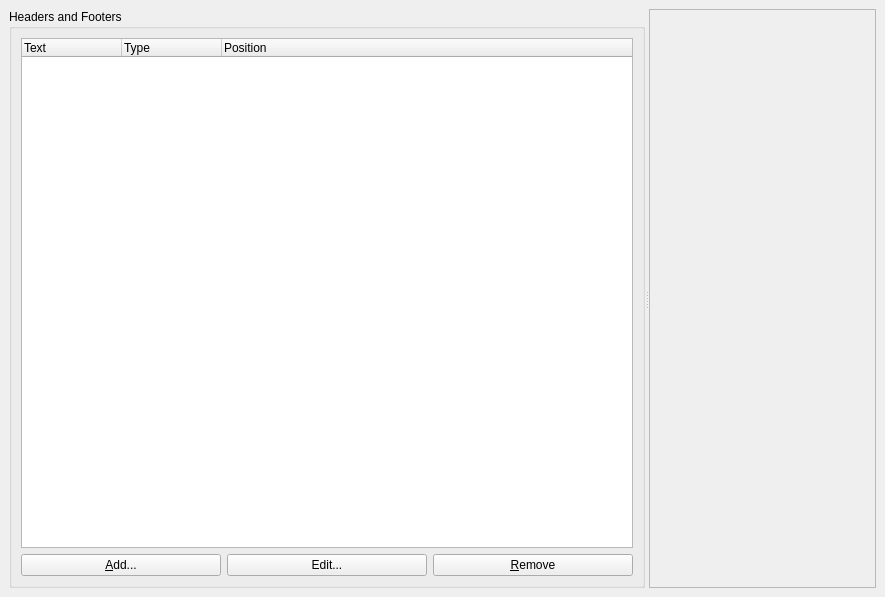
<ui version="4.0" >
 <author></author>
 <comment></comment>
 <exportmacro></exportmacro>
 <class>MainWindow</class>
 <widget class="QWidget" name="MainWindow" >
  <property name="geometry" >
   <rect>
    <x>0</x>
    <y>0</y>
    <width>885</width>
    <height>597</height>
   </rect>
  </property>
  <property name="windowTitle" >
   <string>KD Chart 2 example: Headers and Footers</string>
  </property>
  <layout class="QVBoxLayout" >
   <property name="margin" >
    <number>9</number>
   </property>
   <property name="spacing" >
    <number>6</number>
   </property>
   <item>
    <widget class="QSplitter" name="splitter" >
     <property name="orientation" >
      <enum>Qt::Horizontal</enum>
     </property>
     <widget class="QSplitter" name="splitter2" >
      <property name="orientation" >
       <enum>Qt::Vertical</enum>
      </property>
      <widget class="QGroupBox" name="groupBox" >
       <property name="title" >
        <string>Headers and Footers</string>
       </property>
       <layout class="QVBoxLayout" >
        <property name="margin" >
         <number>9</number>
        </property>
        <property name="spacing" >
         <number>6</number>
        </property>
        <item>
         <widget class="QTreeWidget" name="headersTV" >
          <column>
           <property name="text" >
            <string>Text</string>
           </property>
          </column>
          <column>
           <property name="text" >
            <string>Type</string>
           </property>
          </column>
          <column>
           <property name="text" >
            <string>Position</string>
           </property>
          </column>
         </widget>
        </item>
        <item>
         <layout class="QHBoxLayout" >
          <property name="margin" >
           <number>0</number>
          </property>
          <property name="spacing" >
           <number>6</number>
          </property>
          <item>
           <widget class="QPushButton" name="addHeaderPB" >
            <property name="text" >
             <string>&amp;Add...</string>
            </property>
           </widget>
          </item>
          <item>
           <widget class="QPushButton" name="editHeaderPB" >
            <property name="text" >
             <string>Edit...</string>
            </property>
           </widget>
          </item>
          <item>
           <widget class="QPushButton" name="removeHeaderPB" >
            <property name="text" >
             <string>&amp;Remove</string>
            </property>
           </widget>
          </item>
         </layout>
        </item>
       </layout>
      </widget>
     </widget>
     <widget class="QFrame" name="chartFrame" >
      <property name="frameShape" >
       <enum>QFrame::StyledPanel</enum>
      </property>
      <property name="frameShadow" >
       <enum>QFrame::Raised</enum>
      </property>
     </widget>
    </widget>
   </item>
  </layout>
 </widget>
 <pixmapfunction></pixmapfunction>
 <resources>
  <include location="../HeaderFooter/BarChart" />
 </resources>
 <connections/>
</ui>
